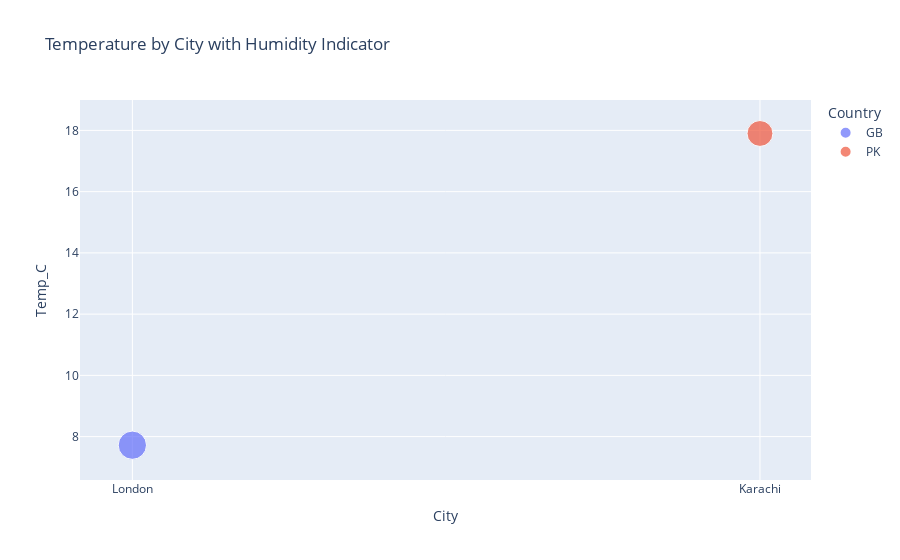

Notebook code for this chart:
### Code cell
# Cell 9: Weather Visualization 1 - Temperature Comparison
def plot_temperature_dashboard(df):
    fig = px.scatter(df, 
                     x='City', 
                     y='Temp_C',
                     size='Humidity',
                     color='Country',
                     hover_data=['Description', 'FeelsLike_C'],
                     title='Temperature by City with Humidity Indicator')
    fig.show()

plot_temperature_dashboard(weather_df)

### Figure 1 — Plotly figure (JSON) as saved in the notebook; plotly's stock layout.template omitted (floating-point values rounded to 4 significant figures)
{"data": [{"customdata": [["light rain", 5.14]], "hovertemplate": "Country=GB<br>City=%{x}<br>Temp_C=%{y}<br>Humidity=%{marker.size}<br>Description=%{customdata[0]}<br>FeelsLike_C=%{customdata[1]}<extra></extra>", "legendgroup": "GB", "marker": {"color": "#636efa", "size": [92], "sizemode": "area", "sizeref": 0.23, "symbol": "circle"}, "mode": "markers", "name": "GB", "orientation": "v", "showlegend": true, "type": "scatter", "x": ["London"], "xaxis": "x", "y": [7.72], "yaxis": "y"}, {"customdata": [["smoke", 17.76]], "hovertemplate": "Country=PK<br>City=%{x}<br>Temp_C=%{y}<br>Humidity=%{marker.size}<br>Description=%{customdata[0]}<br>FeelsLike_C=%{customdata[1]}<extra></extra>", "legendgroup": "PK", "marker": {"color": "#EF553B", "size": [77], "sizemode": "area", "sizeref": 0.23, "symbol": "circle"}, "mode": "markers", "name": "PK", "orientation": "v", "showlegend": true, "type": "scatter", "x": ["Karachi"], "xaxis": "x", "y": [17.9], "yaxis": "y"}], "layout": {"legend": {"itemsizing": "constant", "title": {"text": "Country"}, "tracegroupgap": 0}, "title": {"text": "Temperature by City with Humidity Indicator"}, "xaxis": {"anchor": "y", "domain": [0, 1], "title": {"text": "City"}}, "yaxis": {"anchor": "x", "domain": [0, 1], "title": {"text": "Temp_C"}}}}
